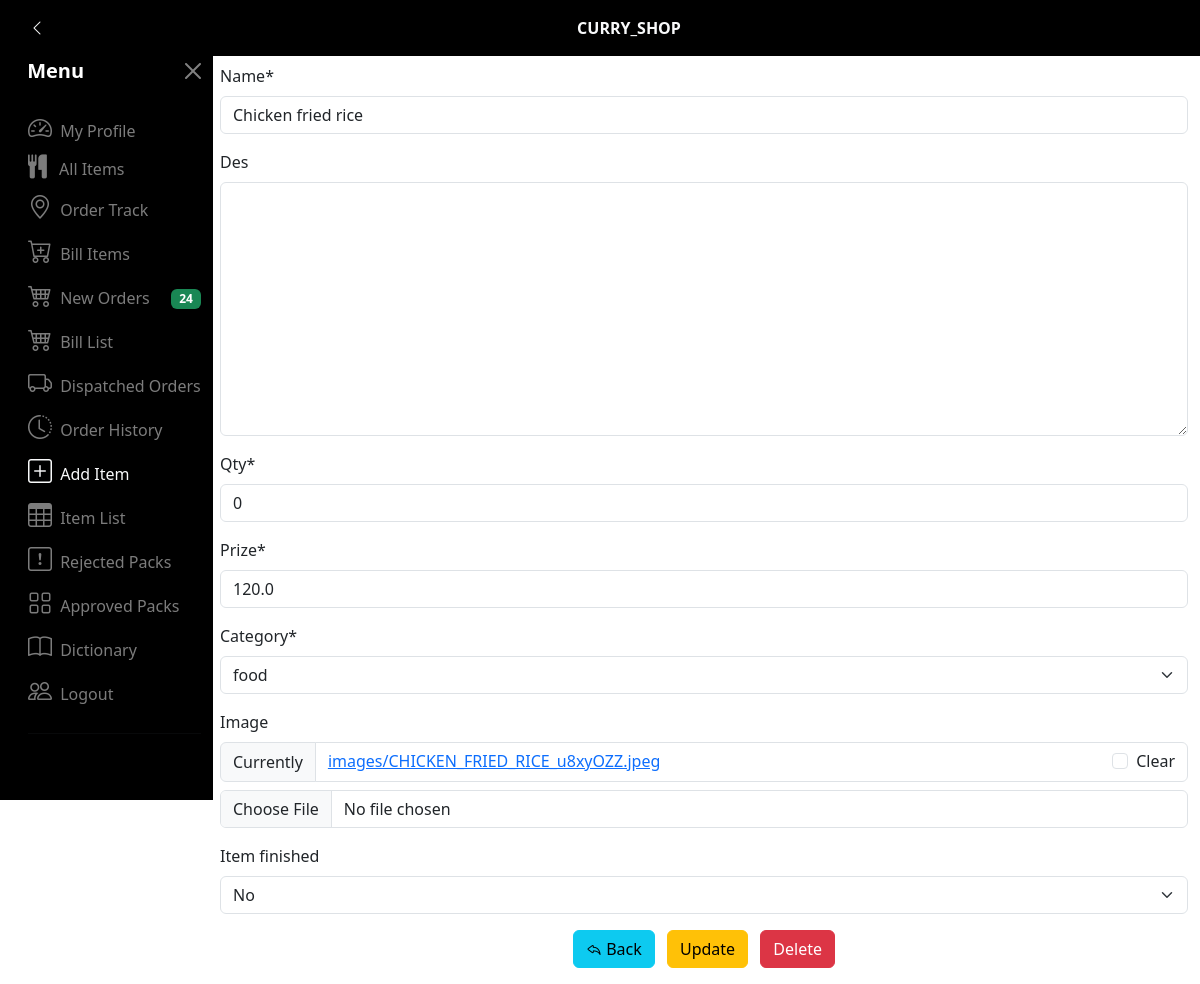
Screenshot of /item_details/21 (signed in) with the database file from the repository.
### app_dictionary/models.py (models this page shows, shortened)
class ItemModel(models.Model):
    name = models.CharField(max_length=255)
    des = models.TextField(blank=True,null=True)
    qty = models.IntegerField(default=0)
    prize = models.FloatField(default=0.00)
    cat_choices = (
        ('curry','curry'),
        ('shakes','shakes'),
        ('food','food'),
        ('ice cream','ice cream'),
        ('drinks','drinks')
    )
    category = models.CharField(max_length=255,choices=cat_choices,default='food')
    created_at = models.DateTimeField(auto_now_add=True)
    image = models.ImageField(upload_to='images/',blank=True,null=True)
    item_finished = models.BooleanField(default=False,blank=True,null=True)

### app_dictionary/views.py (the view)
# urls.py: path('item_details/<int:pk>',views.item_details,name='item_details'),
@login_required
def item_details(request,pk):
    item = ItemModel.objects.get(id=pk) or None
    form = ItemForm(instance=item)
    new_bill_count = BillModel.objects.filter(accept_status='notaccepted').count()
    if request.method=="POST":
        form = ItemForm(request.POST,request.FILES,instance=item)
        if form.is_valid():
            form.save()
            return redirect('itemlist')
    return render(request,'curry_shop_item_details.html',{'item':item,
                                               'form':form,
                                               'new_bill_count':new_bill_count})

### app_dictionary/forms.py
class ItemForm(forms.ModelForm):
    class Meta:
        model = ItemModel
        fields = '__all__'

### app_dictionary/templates/curry_shop_item_details.html (shortened to what this page needs)
{% extends 'curry_shop_base2.html' %}
{% load crispy_forms_tags %}
{% block body_block %}
<div class="container">
    <form action="" method="POST" enctype="multipart/form-data">
        {{ form|crispy }}
        <div class="text-center">
            <a class="btn btn-info me-2" href="{% url 'itemlist' %}"> <i class="bi bi-reply"></i> Back</a>
            <button class="btn btn-warning me-2" name="update" onclick="return confirm('Do you want to save the changes?')" type="submit">Update</button>
            <a href="{% url 'delete_item' item.id %}" class="btn btn-danger" onclick="return confirm(`Do you want to to delete '{{item.name|upper}}'`)" name="delete">Delete</a>
        </div>
    </form>
</div>
{% endblock %}

### app_dictionary/templates/curry_shop_base2.html (style rules this page uses)
input[type=number] { -moz-appearance: textfield; }
body { background-image: url("static/images/bg/bg2.webp"); background-size: cover; background-position: center; background-attachment: fixed; background-repeat: no-repeat; }

### rows the page displays
ItemModel: name "Chicken fried rice", qty "0", prize "120.0", category "food", item_finished "No"

### other values shown
{{ new_bill_count }} "24"
